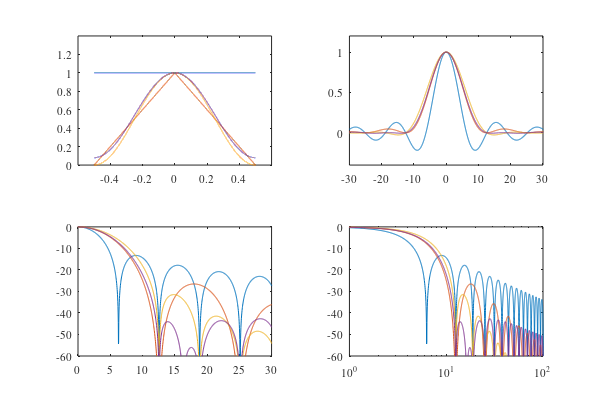

Reproduce this figure in MATLAB.
% Continuous-time windows

clear; close all;

set(0,'DefaultAxesFontName','Times','DefaultAxesFontUnits','points',...
   'DefaultAxesFontSize',8,'DefaultTextFontName','Times','DefaultTextFontUnits',...
   'points','DefaultTextFontSize',8);

f1=figure;
set(f1,'PaperPosition',[1 1 6 4]);


T_0=1; 
Om0=20*(2*pi/T_0);
Om=linspace(-Om0,Om0,10000);

t=linspace(-T_0/2,T_0/2,10000);
wR=ones(size(t));
wB=1-2*abs(t)/T_0;
wHan=0.50+0.50*cos(2*pi*t/T_0);
wHam=0.54+0.46*cos(2*pi*t/T_0);

a=0.5; b=0.25;

WR=sin(Om*T_0/2)./(Om/2);
WB=(4*(sin(Om*T_0/4)).^2)./(Om.*Om*T_0/2);
WHan=a*sin(Om*T_0/2)./(Om/2)+b*sin((Om-2*pi/T_0)*T_0/2)./((Om-2*pi/T_0)/2)+b*sin((Om+2*pi/T_0)*T_0/2)./((Om+2*pi/T_0)/2);
WHam=0.54*sin(Om*T_0/2)./(Om/2)+0.23*sin((Om-2*pi/T_0)*T_0/2)./((Om-2*pi/T_0)/2)+0.23*sin((Om+2*pi/T_0)*T_0/2)./((Om+2*pi/T_0)/2);
WHan=2*WHan; WHam=(1/0.54)*WHam; WB=2*WB;

subplot(2,2,1), plot(t,wR,t,wB,t,wHan,t,wHam)
axis([-0.6 0.6 0 1.4]); 

subplot(2,2,2), plot(Om,WR,Om,WB,Om,WHan,Om,WHam);
axis([-30 30 -0.4 1.2]);

subplot(2,2,3), plot(Om, 20*log10(abs(WR)),Om, 20*log10(abs(WB)),Om, 20*log10(abs(WHan)),Om, 20*log10(abs(WHam)));
axis([0 30 -60 0]);

subplot(2,2,4), semilogx(Om, 20*log10(abs(WR)),Om, 20*log10(abs(WB)),Om, 20*log10(abs(WHan)),Om, 20*log10(abs(WHam)));
axis([1 100 -60 0]);